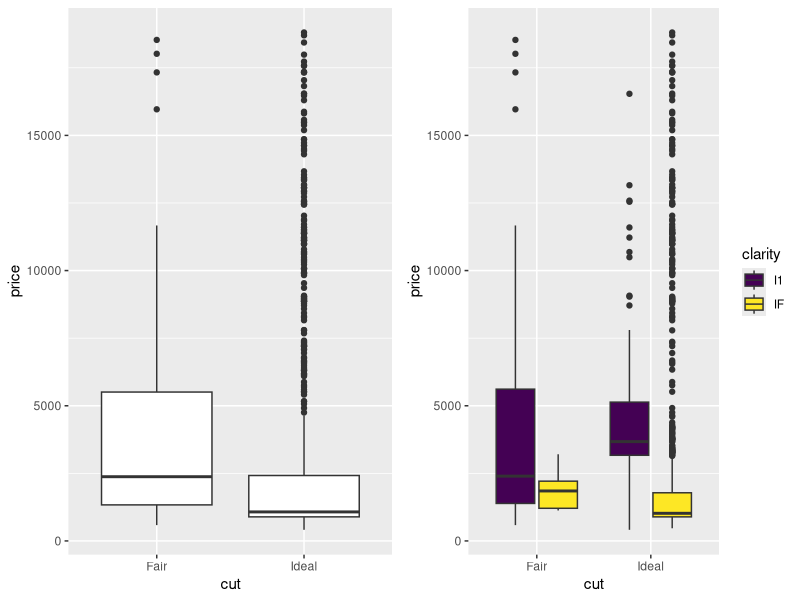
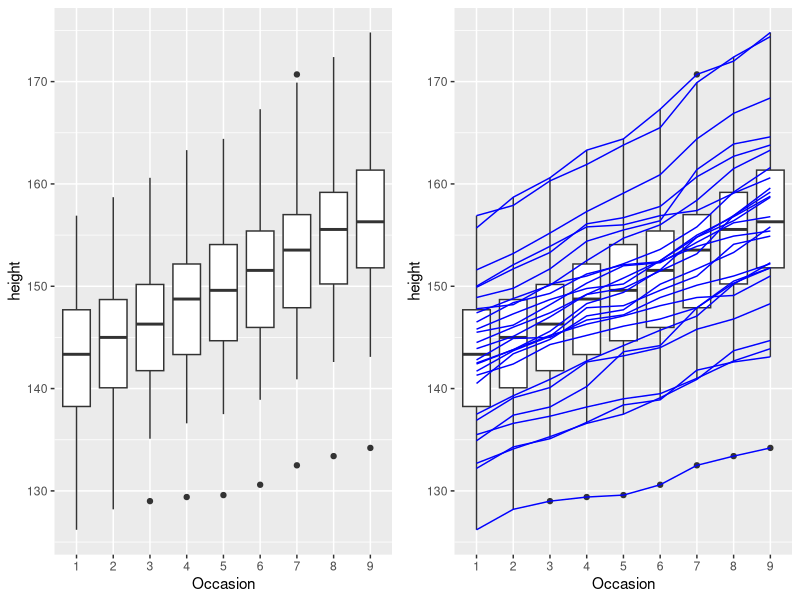
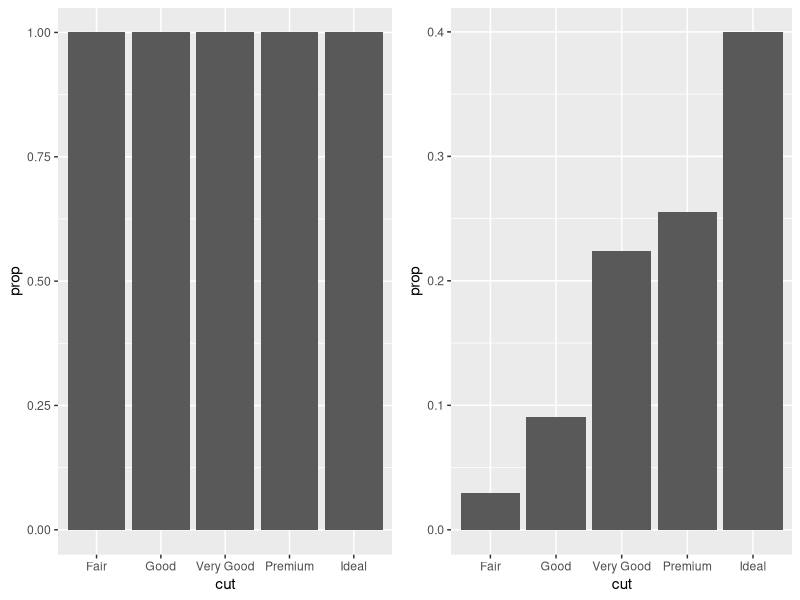

Source code (R) for these figures, in order:
## ---- chunk 1
library(ggplot2)
# sample data
diamonds2 <- dplyr::filter(diamonds, 
  cut %in% c("Fair", "Ideal"),
  clarity %in% c("I1", "IF")
)

p1 <- ggplot(diamonds2, aes(x = cut, price)) + 
  geom_boxplot()
p2 <- ggplot(diamonds2, aes(x = cut, price, fill = clarity)) +
  geom_boxplot()
cowplot::plot_grid(p1, p2, nrow = 1)
## ---- chunk 2
p1 <- ggplot(nlme::Oxboys, aes(Occasion, height)) +
  geom_boxplot()
p2 <- p1 + geom_line(aes(group = Subject), colour = "blue")
cowplot::plot_grid(p1, p2, nrow = 1)
## ---- chunk 3
p1 <- ggplot(data = diamonds) + 
  geom_bar(mapping = aes(x = cut, y = ..prop..))
p2 <- ggplot(data = diamonds) + 
  geom_bar(mapping = aes(x = cut, y = ..prop.., group = 1))
cowplot::plot_grid(p1, p2, nrow = 1)
